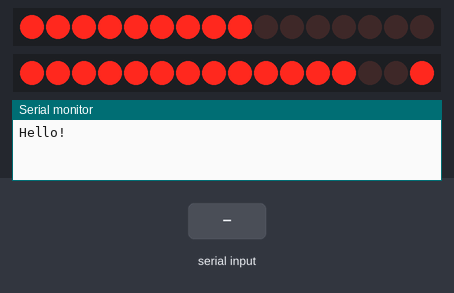
The sketch below on a simulated Arduino Mega 2560, built with avr-gcc and run on an emulated ATmega2560. On the bench: 2 × 16 shift-register outputs drawn as a row of LEDs (first output left, lit = HIGH), the last lines printed to the serial monitor. Wiring (inferred from the names in the program): 2 × 2 × shift register (74HC595): data pin 11, shift clock pin 12, latch pin 8 / data pin 6, shift clock pin 7, latch pin 4. Wiring (inferred from the signals the program sends): 2 × row of LEDs: on Q0, Q1, Q2, Q3, Q4, Q5, Q6, Q7, Q8, Q9, Q10, Q11, Q12, Q13, Q14, Q15 / on Q0, Q1, Q2, Q3, Q4, Q5, Q6, Q7, Q8, Q9, Q10, Q11, Q12, Q13, Q14, Q15. The test bench sets the inputs (shaded band).

Above: at 1.28 s.
1.3 s: "90,45\n" received over the second serial link
3.0 s: "a90\n" received over the second serial link
At 3.92 s:
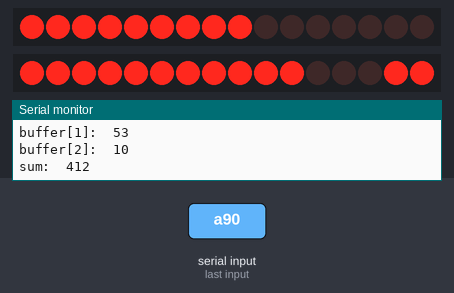
6.0 s: "a" received over the second serial link
At 7.36 s:
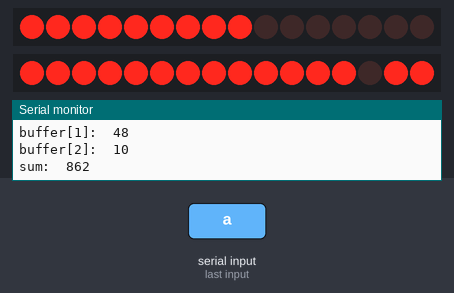
9.0 s: "a,45\n" received over the second serial link
At 17.92 s:
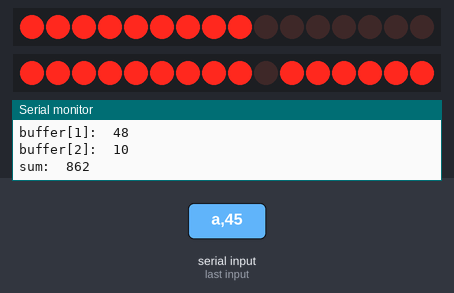
Timing chart, 0 to 28.1 s (numbered marks = the images above; inputs shaded):
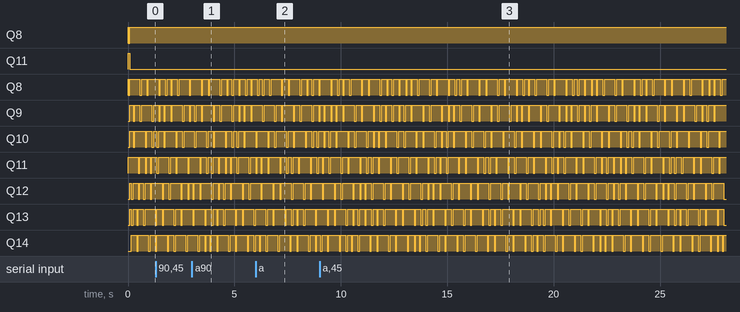

The sketch:

_8_10_MEGA_2_dot_Blue_ok.ino
```cpp
//#include <SoftwareSerial.h>
//SoftwareSerial BTSerial(14,15); //Connect HC-06 TX,RX
//RX 핀 9번 꽂읅


int clock_1 = 7;  //74HC595의 클럭핀과 연결
int clock_2 = 12;

int latch_1 = 4;    //74HC595의 래치핀과 연결
int latch_2 = 8;

int data_1 = 6;  //74HC595의 데이터핀과 연결
int data_2 = 11;
int sum;
int k,l,j,i=0;
int buffer[6];
int NUM=0;
int received_data[10];
boolean flag;

int count=0;

int dataval[2][8]={
    {0x99,0x66,0xff,0xff,0xc3,0xff,0xff,0xff},  //다문입
    {0x99,0x66,0xff,0xff,0x81,0xbd,0x99,0xc3}};  //조금 벌린입

void setup(){
  Serial.begin(9600);
  Serial.println("Hello!");
  //BTSerial.begin(9600);
  Serial3.begin(9600);
  pinMode(clock_1, OUTPUT);
  pinMode(latch_1, OUTPUT);
  pinMode(data_1, OUTPUT);

  pinMode(clock_2, OUTPUT);
  pinMode(latch_2, OUTPUT);
  pinMode(data_2, OUTPUT);

}
void loop(){
 // Serial.println("BBH");

  /*{0x99,0x66,0xff,0xff,0xc3,0xe7,0xff,0xff},
    {0x99,0x66,0xff,0xff,0xc3,0xdb,0xe7,0xff},
    {0x99,0x66,0xff,0xff,0x81,0xdb,0xe7,0xff},
    {0x99,0x66,0xff,0xff,0x81,0xbd,0xc3,0xff},
    {0x99,0x66,0xff,0xff,0x81,0xbd,0x99,0xc3}};  //크게 벌린입
 */
  int scanval[8] ={0x80,0x40,0x20,0x10,0x08,0x04,0x02,0x01};

  if(Serial3.available())
  {
    char data;
    data=Serial3.read();

    if(data!='a')
    {
      if(count==0)
      {
        buffer[0]=data;
        count++;
        NUM=1;
      }
      else if(count==1)
      {
        buffer[1]=data;
        count++;
        NUM=2;
      }
      else if(count==2)
      {
        buffer[2]=data;
        count=0;
        NUM=3;
      }
    }
    if(data=='a')
    {
      flag=true;
      count=0;
      if(NUM==1)
      {
        sum=buffer[0]-48;
      }
      if(NUM==2)
      {
        sum=(buffer[0]-48)*10 + (buffer[1]-48);
      }
      if(NUM==3)
      {
        sum=(buffer[0]-48)*100
           +(buffer[1]-48)*10
           +(buffer[2]-48);
           Serial.print("buffer[0]:  ");
           Serial.println(buffer[0]);
           Serial.print("buffer[1]:  ");
           Serial.println(buffer[1]);
           Serial.print("buffer[2]:  ");
           Serial.println(buffer[2]);
           Serial.print("sum:  ");
           Serial.println(sum);
      }
      dataval[k][l]=sum;
      char buffer[6]={0,};
      l++;
      if(l==8)
      {
        k++;
        l=0;
      }
      if(k==2)
    {
      k=0;
      l=0;
    }
    }


  }
    for(int i = 0; i<8; i++){
      digitalWrite(latch_1, LOW);
      shiftOut(data_1,clock_1,LSBFIRST, scanval[i]);
      shiftOut(data_1,clock_1,LSBFIRST, dataval[0][i]);
      digitalWrite(latch_1, HIGH);

      digitalWrite(latch_2, LOW);
      shiftOut(data_2,clock_2,LSBFIRST, scanval[i]);
      shiftOut(data_2,clock_2,LSBFIRST, dataval[1][i]);
      digitalWrite(latch_2, HIGH);
      delay(1);
     }

      digitalWrite(latch_2, LOW);
      shiftOut(data_2,clock_2,LSBFIRST, scanval[i]);
      shiftOut(data_2,clock_2,LSBFIRST, dataval[1][i]);
      digitalWrite(latch_2, HIGH);
      delay(1);


     digitalWrite(latch_1, LOW);
     shiftOut(data_1,clock_1,MSBFIRST, 0x00);
     shiftOut(data_1,clock_1,MSBFIRST, 0x00);
     digitalWrite(latch_1, HIGH);

      digitalWrite(latch_2, LOW);
     shiftOut(data_2,clock_2,MSBFIRST, 0x00);
     shiftOut(data_2,clock_2,MSBFIRST, 0x00);
     digitalWrite(latch_1, HIGH);
     delay(1);


flag=false;
      //if(flag)
    //Serial.available
  }
```
